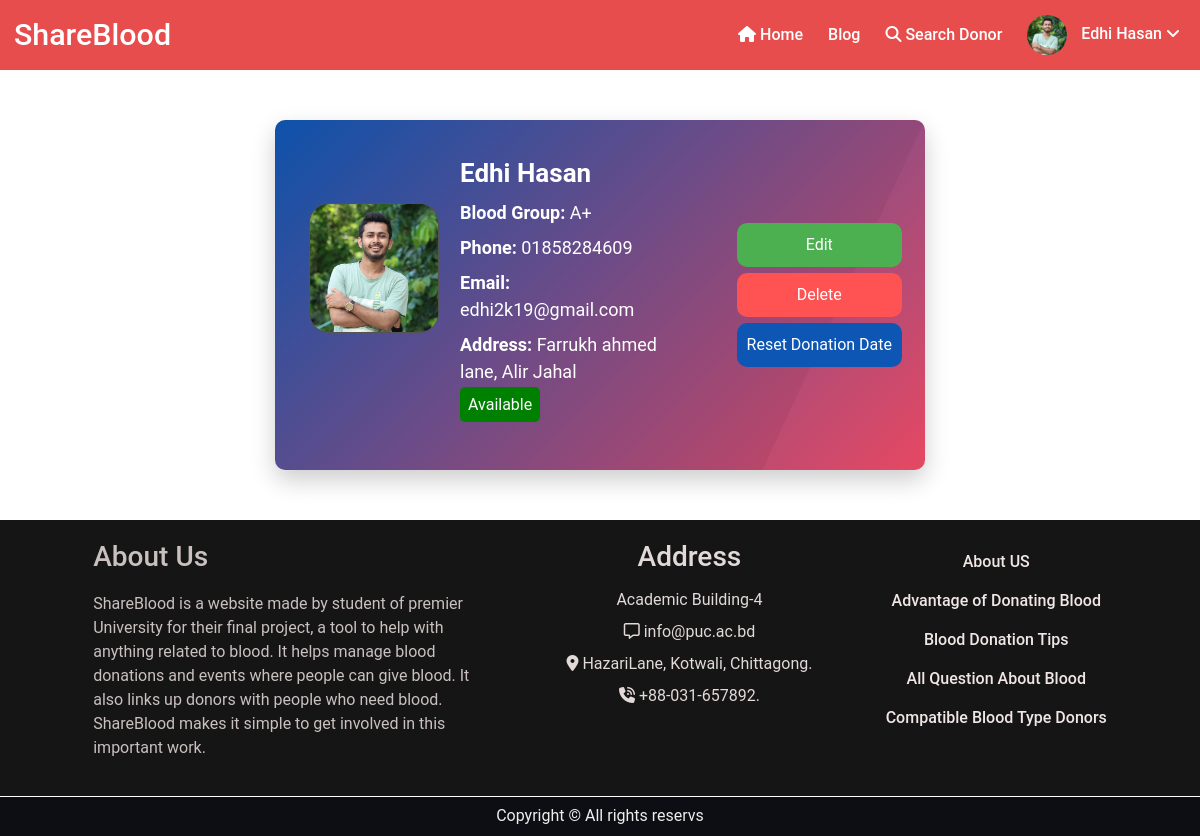
/profile (signed in), run on the app's committed database.
### bloodology/models.py (models this page shows, shortened)
class UserProfile(models.Model):
        BLOOD_GROUP_CHOICES = [
                ('A+', 'A+'),
                ('A-', 'A-'),
                ('B+', 'B+'),
                ('B-', 'B-'),
                ('O+', 'O+'),
                ('O-', 'O-'),
                ('AB+', 'AB+'),
                ('AB-', 'AB-'),
        ]
        user = models.OneToOneField(User, on_delete=models.CASCADE)
        name = models.CharField(max_length=150)
        blood_group = models.CharField(choices=BLOOD_GROUP_CHOICES,max_length=5)
        phone_number = models.CharField(max_length=15)
        address = models.CharField(max_length=250)
        profile_img = models.ImageField(upload_to='Images')
        otp = models.CharField(max_length=6, blank=True, null=True)  # Store OTP
        otp_expiration = models.DateTimeField(blank=True, null=True)  # Expiration time for OTP
        last_blood_donation = models.DateTimeField(blank=True, null=True)  # Last blood donation date
        def is_available(self):
                if self.last_blood_donation:
                        return timezone.now() > self.last_blood_donation + datetime.timedelta(days=90)
                return False

### bloodology/views.py (the view)
# urls.py: path('profile',views.user_profile,name='profile'),
@login_required
def user_profile(request):
    profile = get_object_or_404(UserProfile, user=request.user)
    return render(request, 'bloodology/user_profile.html',{'profile': profile})

### bloodology/templates/bloodology/user_profile.html (shortened to what this page needs)
{% extends 'bloodology/base.html' %}
{% load static %}
{% block content %}
<div class="dp_card">
    <div class="profile-card-unique">
        <div class="profile-img-unique">
            <img src="{{ profile.profile_img.url }}" alt="Donor Image" class="donor-image">
        </div>
        <div class="profile-info-unique">
            <h2 class="profile-name-unique">{{ profile.name }}</h2>
            <p class="profile-blood-group-unique"><b>Blood Group:</b> {{ profile.blood_group }}</p>
            <p class="profile-phone-unique"><b>Phone:</b> {{ profile.phone_number }}</p>
            <p class="profile-phone-unique"><b>Email:</b> {{ profile.user.email }}</p>
            <p class="profile-address-unique"><b>Address:</b> {{ profile.address }}</p>
            {% if profile.is_available %}
                <p class="status"><span class='status1'>Available</span></p>
            {% else %}
                <p class="status"><span class='status2'>Available in {{ profile.days_remaining }} days</span></p>
            {% endif %}
        </div>
        <div class="profile-actions-unique">
            <button class="btn-unique edit-btn-unique"><a href="{% url 'updateProfile' user.id %}">Edit</a></button>
            <button class="btn-unique delete-btn-unique" onclick="showConfirmation()">Delete</button>
            <button class="btn-unique reset-btn-unique reset" onclick="resetDonationDate()"><a href="{% url 'update_donation_date' user.id %}">Reset Donation Date</a></button>
        </div>
    </div>
</div>
{% endblock content %}

### bloodology/templates/bloodology/base.html (shortened to what this page needs)
<!DOCTYPE html>
{% load static %}
<html lang="en">
<head>
    <link rel="stylesheet" href="{% static 'bloodology/css/style.css' %}">
    <link rel="stylesheet" href="{% static 'bloodology/css/bootstrap.css' %}">
</head>
<body>
    <div class="navigation">
        <div class="nav-left">
            <div class="nav-logo">
                <a href="{% url 'home' %}">ShareBlood</a>
            </div>
        </div>
        <div class="nav-right" id="nav-right">
            <a href="{% url 'home' %}"><i class="fa-solid fa-house"></i> Home</a>
            <a href="{% url 'blogapost' %}"> Blog</a>
            <a href="{% url 'All_Donors' %}"><i class="fa-solid fa-search"></i> Search Donor</a>
            {% if request.user.is_authenticated %}
            <div class="user-dropdown">
                <a href="#" class="user-profile" onclick="toggleDropdown(event)">
                    {% if request.user.userprofile %}
                    <img src="{{ request.user.userprofile.profile_img.url }}" alt="Profile Image" class="dprofile-img">
                    {{ request.user.userprofile.name }} <i class='fas fa-angle-down'></i>
                    {% else %}
                    <img src="{% static 'bloodology/image/image.png' %}" alt="Admin" class="dprofile-img">
                    Admin Profile <i class='fas fa-angle-down'></i>
                    {% endif %}
                </a>
            </div>
            {% else %}
            <a href="{% url 'signUp' %}"><i class="fa-solid fa-user-plus"></i> SignUp</a>
            <a href="{% url 'login' %}"><i class="fas fa-sign-in"></i> Login</a>
            {% endif %}
        </div>
    </div>
    {% block content %}
    {% endblock content %}
    <div class="footer">
        <div class="footer-2">
            <div >
                <div class="about">
                    <h3>About Us</h3>
                    <p>ShareBlood is a website made by student of premier University for their final project, a tool to help with anything related to blood. It helps manage blood donations and events where people can give blood. It also links up donors with people who need blood. ShareBlood makes it simple to get involved in this important work.</p>
                </div>
            </div>
            <div class="address">
                <h3>Address</h3>
                <p>Academic Building-4</p>
                <p><i class="fa-regular fa-message"></i> info@puc.ac.bd</p>
                <p><i class="fa-solid fa-location-dot"></i> HazariLane, Kotwali, Chittagong.</p>
                <p><i class="fa-solid fa-phone-volume"></i> +88-031-657892.</p>
            </div>
            <div class="msg">
                <div class="advantage">
                    <h4><a href="{% url 'About' %}">About US</a></h4>
                    <h4><a href="{% url 'advantage' %}">Advantage of Donating Blood</a></h4>
                    <h4><a href="{% url 'Blood_Donation_Tips' %}">Blood Donation Tips</a></h4>
                    <h4><a href="{% url 'AboutBdonation' %}">All Question About Blood</a></h4>
                    <h4><a href="{% url 'Compatible' %}">Compatible Blood Type Donors</a></h4>
                </div>
            </div>
        </div>
        <div class="copyright">
            Copyright © All rights reservs
        </div>
    </div>
</body>
</html>

### static/bloodology/css/style.css (style rules this page uses)
* { margin: 0; border: border-box; font-family: "Roboto", sans-serif; }
.navigation { height: 70px; background-color: rgb(231, 77, 77); display: flex; justify-content: space-between; align-items: center; padding: 0 20px; position: relative; }
.nav-left, .nav-right { display: flex; align-items: center; }
.nav-logo { height: 65px; width: 120px; margin-right: 20px; display: flex; align-items: center; justify-content: center; padding-left: 10px; }
.nav-logo a { font-size: 1.9rem; font-weight: 50px; color: white; }
.navigation a { text-decoration: none; color: rgb(255, 255, 255); font-weight: 550; margin-left: 15px; }
.nav-right a { margin-left: 25px; }
.dprofile-img { width: 40px; height: 40px; border-radius: 50%; object-fit: cover; margin-right: 10px; vertical-align: middle; }
.user-dropdown { position: relative; }
.nav-right { display: flex; }
.donor-image { margin-top: 10px; margin-left: 16px; width: 90px; height: 90px; border-radius: 50%; border: 2px solid #ee5757; position: absolute; top: 10px; left: 45%; transform: translateX(-50%); }
.status { margin-bottom:15px; }
.status1 { color: rgb(253, 253, 253); background-color: green; padding: 8px; border-radius: 5px; }
.advantage h4 a { text-decoration: none; color: rgb(241, 230, 230); line-height: 25px; font-size: medium; }
.about { width: 400px; }
.footer-2 { padding: 20px; display: flex; justify-content: space-evenly; align-items: flex-start; flex-wrap: wrap; background-color: rgb(22, 21, 21); color: rgb(202, 192, 192); }
.footer-2 h3 { padding-bottom: 10px; }
.address { text-align: center; line-height: 15px; color: rgb(226, 217, 217); }
.advantage { display: flex; flex-direction: column; align-items: center; }
.advantage h4 { margin: 5px 0; }
.copyright { display: flex; align-items: center; justify-content: center; border-top: 1px solid white; background-color: rgb(13, 13, 20); height: 40px; color: rgb(238, 238, 238); }
.dp_card { display: flex; align-items: center; flex-direction: column; margin-top: 50px; margin-bottom: 50px; }
.profile-card-unique { display: flex; flex-direction: row; width: 650px; height: 350px; background: linear-gradient(135deg, #0e56b4, #e64862); border-radius: 10px; overflow: hidden; align-items: center; color: white; box-shadow: 0 10px 25px rgba(0, 0, 0, 0.2); position: relative; }
.profile-img-unique { display: flex; align-items: center; justify-content: center; position: relative; z-index: 1; padding: 10px; height: 100%; }
.profile-img-unique img { width: 130px; height: 130px; border-radius: 15%; border: 1px solid #555252; object-fit: cover; display: block; margin-left: 90px; margin-top: 73px; }
.profile-info-unique { flex: 2; padding: 20px 30px; position: relative; z-index: 2; margin-left: 135px; }
.profile-info-unique b { color: #ffffff; }
.profile-name-unique { font-size: 26px; font-weight: bold; margin-bottom: 10px; }
.profile-blood-group-unique, .profile-phone-unique, .profile-address-unique { font-size: 18px; margin-bottom: 8px; }
.profile-actions-unique { display: flex; flex-direction: column; justify-content: space-around; padding: 20px; z-index: 2; }
.profile-actions-unique a { text-decoration: none; color: white; }
.btn-unique { padding: 10px 10px; border: none; border-radius: 10px; cursor: pointer; margin: 3px; transition: transform 0.2s ease, box-shadow 0.2s ease; }
.edit-btn-unique { background-color: #4caf50; color: white; }
.delete-btn-unique { background-color: #ff5252; color: white; }
.reset { background-color: #0e56b4; }
.profile-card-unique::before { content: ''; position: absolute; top: 0; left: 0; width: 100%; height: 100%; background: rgba(0, 0, 0, 0.05); clip-path: polygon(0 0, 100% 0, 75% 100%, 0 100%); z-index: 1; }

### data on the page
UserProfile: profile_img (picture), name "Edhi Hasan", blood_group "A+", phone_number "01858284609", user.email "edhi2k19@gmail.com", address "Farrukh ahmed lane, Alir Jahal"

### other printed values
{{ request.user.userprofile.name }} "Edhi Hasan"
